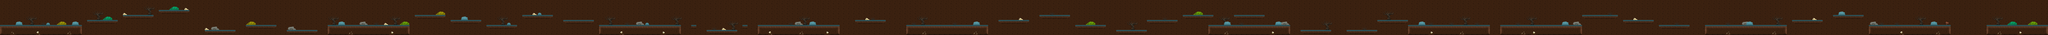

Tiled map render using the project's own tile images. Description and the map definition, with tile-layer contents summarised, below:
An orthogonal 400x7 tile map with 128x128 px tiles, 2 tile layers (Bacground, AllGraphic) and 220 objects.

<map version="1.0" tiledversion="1.0.2" orientation="orthogonal" renderorder="right-down" width="400" height="7" tilewidth="128" tileheight="128" nextobjectid="803">
 <tileset firstgid="1" source="map1tileset.tsx" />
 <layer name="Bacground" width="400" height="7">
  <data>[2800 cells, 2800 non-empty, 1 distinct tile ids]</data>
 </layer>
 <layer name="AllGraphic" width="400" height="7">
  <data>[2800 cells, 604 non-empty, 23 distinct tile ids]</data>
 </layer>
 <objectgroup name="Ground" visible="0">
  <object id="419" x="0" y="640" width="2048" height="128" />
  <object id="420" x="2176" y="512" width="768" height="128" />
  <object id="421" x="3072" y="384" width="768" height="128" />
  <object id="422" x="3968" y="256" width="768" height="128" />
  <object id="423" x="5120" y="768" width="768" height="128" />
  <object id="424" x="6144" y="640" width="768" height="128" />
  <object id="425" x="7168" y="768" width="768" height="128" />
  <object id="426" x="8192" y="640" width="2048" height="128" />
  <object id="427" x="10368" y="384" width="768" height="128" />
  <object id="428" x="11264" y="512" width="768" height="128" />
  <object id="429" x="12160" y="640" width="768" height="128" />
  <object id="430" x="13056" y="384" width="768" height="128" />
  <object id="431" x="14080" y="512" width="768" height="128" />
  <object id="432" x="14976" y="640" width="2048" height="128" />
  <object id="433" x="17280" y="640" width="128" height="128" />
  <object id="434" x="17664" y="768" width="768" height="128" />
  <object id="435" x="18560" y="640" width="128" height="128" />
  <object id="436" x="18944" y="640" width="2048" height="128" />
  <object id="437" x="21376" y="512" width="768" height="128" />
  <object id="438" x="22656" y="640" width="2048" height="128" />
  <object id="439" x="24960" y="512" width="768" height="128" />
  <object id="440" x="25984" y="384" width="768" height="128" />
  <object id="441" x="26880" y="640" width="768" height="128" />
  <object id="442" x="27904" y="768" width="768" height="128" />
  <object id="444" x="28672" y="512" width="768" height="128" />
  <object id="445" x="29568" y="384" width="768" height="128" />
  <object id="446" x="30208" y="640" width="2048" height="128" />
  <object id="447" x="30848" y="384" width="768" height="128" />
  <object id="448" x="32512" y="768" width="768" height="128" />
  <object id="449" x="33664" y="768" width="768" height="128" />
  <object id="451" x="34432" y="512" width="768" height="128" />
  <object id="452" x="35200" y="640" width="2048" height="128" />
  <object id="454" x="37504" y="640" width="2048" height="128" />
  <object id="455" x="39552" y="384" width="896" height="128" />
  <object id="456" x="40576" y="512" width="768" height="128" />
  <object id="457" x="41472" y="640" width="768" height="128" />
  <object id="458" x="42624" y="640" width="2048" height="128" />
  <object id="459" x="44800" y="512" width="768" height="128" />
  <object id="460" x="45824" y="384" width="768" height="128" />
  <object id="461" x="46720" y="640" width="2048" height="128" />
  <object id="567" x="-14118" y="541" width="206" height="90" />
  <object id="568" x="-12197" y="548" width="206" height="90" />
  <object id="569" x="-10411" y="410" width="206" height="90" />
  <object id="570" x="-3497" y="414" width="206" height="90" />
 </objectgroup>
 <objectgroup name="Apple">
  <object id="464" x="1920" y="256" width="128" height="128" />
  <object id="660" x="2944" y="256" width="128" height="128" />
  <object id="661" x="3456" y="128" width="128" height="128" />
  <object id="662" x="4992" y="128" width="128" height="128" />
  <object id="663" x="5120" y="256" width="128" height="128" />
  <object id="664" x="5248" y="384" width="128" height="128" />
  <object id="665" x="6016" y="384" width="128" height="128" />
  <object id="666" x="7040" y="384" width="128" height="128" />
  <object id="667" x="8704" y="384" width="128" height="128" />
  <object id="668" x="8832" y="256" width="128" height="128" />
  <object id="669" x="8960" y="256" width="128" height="128" />
  <object id="670" x="9088" y="256" width="128" height="128" />
  <object id="671" x="9216" y="256" width="128" height="128" />
  <object id="672" x="9344" y="384" width="128" height="128" />
  <object id="673" x="10112" y="256" width="128" height="128" />
  <object id="674" x="10624" y="128" width="128" height="128" />
  <object id="675" x="12032" y="128" width="128" height="128" />
  <object id="676" x="12928" y="256" width="128" height="128" />
  <object id="677" x="13312" y="0" width="128" height="128" />
  <object id="678" x="13952" y="128" width="128" height="128" />
  <object id="679" x="14336" y="256" width="128" height="128" />
  <object id="680" x="15488" y="512" width="128" height="128" />
  <object id="681" x="16384" y="512" width="128" height="128" />
  <object id="682" x="16256" y="384" width="128" height="128" />
  <object id="683" x="15616" y="384" width="128" height="128" />
  <object id="684" x="15744" y="256" width="128" height="128" />
  <object id="685" x="15872" y="256" width="128" height="128" />
  <object id="686" x="16000" y="256" width="128" height="128" />
  <object id="687" x="16128" y="256" width="128" height="128" />
  <object id="688" x="17280" y="512" width="128" height="128" />
  <object id="689" x="18560" y="512" width="128" height="128" />
  <object id="690" x="19584" y="384" width="128" height="128" />
  <object id="691" x="20352" y="384" width="128" height="128" />
  <object id="692" x="19712" y="384" width="128" height="128" />
  <object id="693" x="19840" y="256" width="128" height="128" />
  <object id="694" x="19968" y="256" width="128" height="128" />
  <object id="695" x="20096" y="256" width="128" height="128" />
  <object id="696" x="20224" y="384" width="128" height="128" />
  <object id="697" x="21632" y="256" width="128" height="128" />
  <object id="698" x="21760" y="256" width="128" height="128" />
  <object id="699" x="22400" y="256" width="128" height="128" />
  <object id="700" x="23168" y="256" width="128" height="128" />
  <object id="701" x="23808" y="384" width="128" height="128" />
  <object id="702" x="25216" y="256" width="128" height="128" />
  <object id="703" x="26112" y="128" width="128" height="128" />
  <object id="704" x="26368" y="128" width="128" height="128" />
  <object id="705" x="27776" y="384" width="128" height="128" />
  <object id="706" x="29440" y="128" width="128" height="128" />
  <object id="707" x="30464" y="128" width="128" height="128" />
  <object id="708" x="30848" y="256" width="128" height="128" />
  <object id="709" x="30976" y="256" width="128" height="128" />
  <object id="710" x="31104" y="256" width="128" height="128" />
  <object id="711" x="31232" y="256" width="128" height="128" />
  <object id="712" x="31360" y="256" width="128" height="128" />
  <object id="713" x="31488" y="256" width="128" height="128" />
  <object id="714" x="32384" y="384" width="128" height="128" />
  <object id="715" x="33408" y="384" width="128" height="128" />
  <object id="716" x="34304" y="256" width="128" height="128" />
  <object id="717" x="35200" y="256" width="128" height="128" />
  <object id="718" x="37248" y="256" width="128" height="128" />
  <object id="719" x="37376" y="256" width="128" height="128" />
  </objectgroup>
 <objectgroup name="final">
  <!-- 92 objects omitted --></objectgroup>
 <objectgroup name="Stone_Lock">
  <!-- 91 objects omitted --></objectgroup>
 <objectgroup name="Enemies">
  <!-- 73 objects omitted --></objectgroup>
 <objectgroup name="Health">
  <!-- 49 objects omitted --></objectgroup>
 <objectgroup name="Ground2">
  <!-- 42 objects omitted --></objectgroup>
 <objectgroup name="applejack_on_finish">
  <!-- 1 objects omitted --></objectgroup>
</map>
<!-- 115 of 220 objects omitted -->
